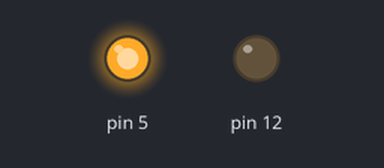
Simulated run of this sketch. Board: Arduino Uno, built with avr-gcc and run on an emulated ATmega328P. Parts: output pins drawn as LEDs (lit = HIGH).

Above: at 0.1 s.
Timing chart, 0 to 1.6 s (numbered marks = the images above):
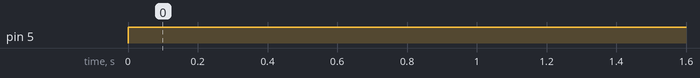

Measured:
- by itself, pin 5: LOW → HIGH at 0.00 s

The sketch:

testpwm.ino
```cpp
void setup() {
  // put your setup code here, to run once:

}

void loop() {

  pinMode(5, OUTPUT);
  analogWrite(12, 100);
  digitalWrite(5, HIGH);
  // put your main code here, to run repeatedly:

}
```
